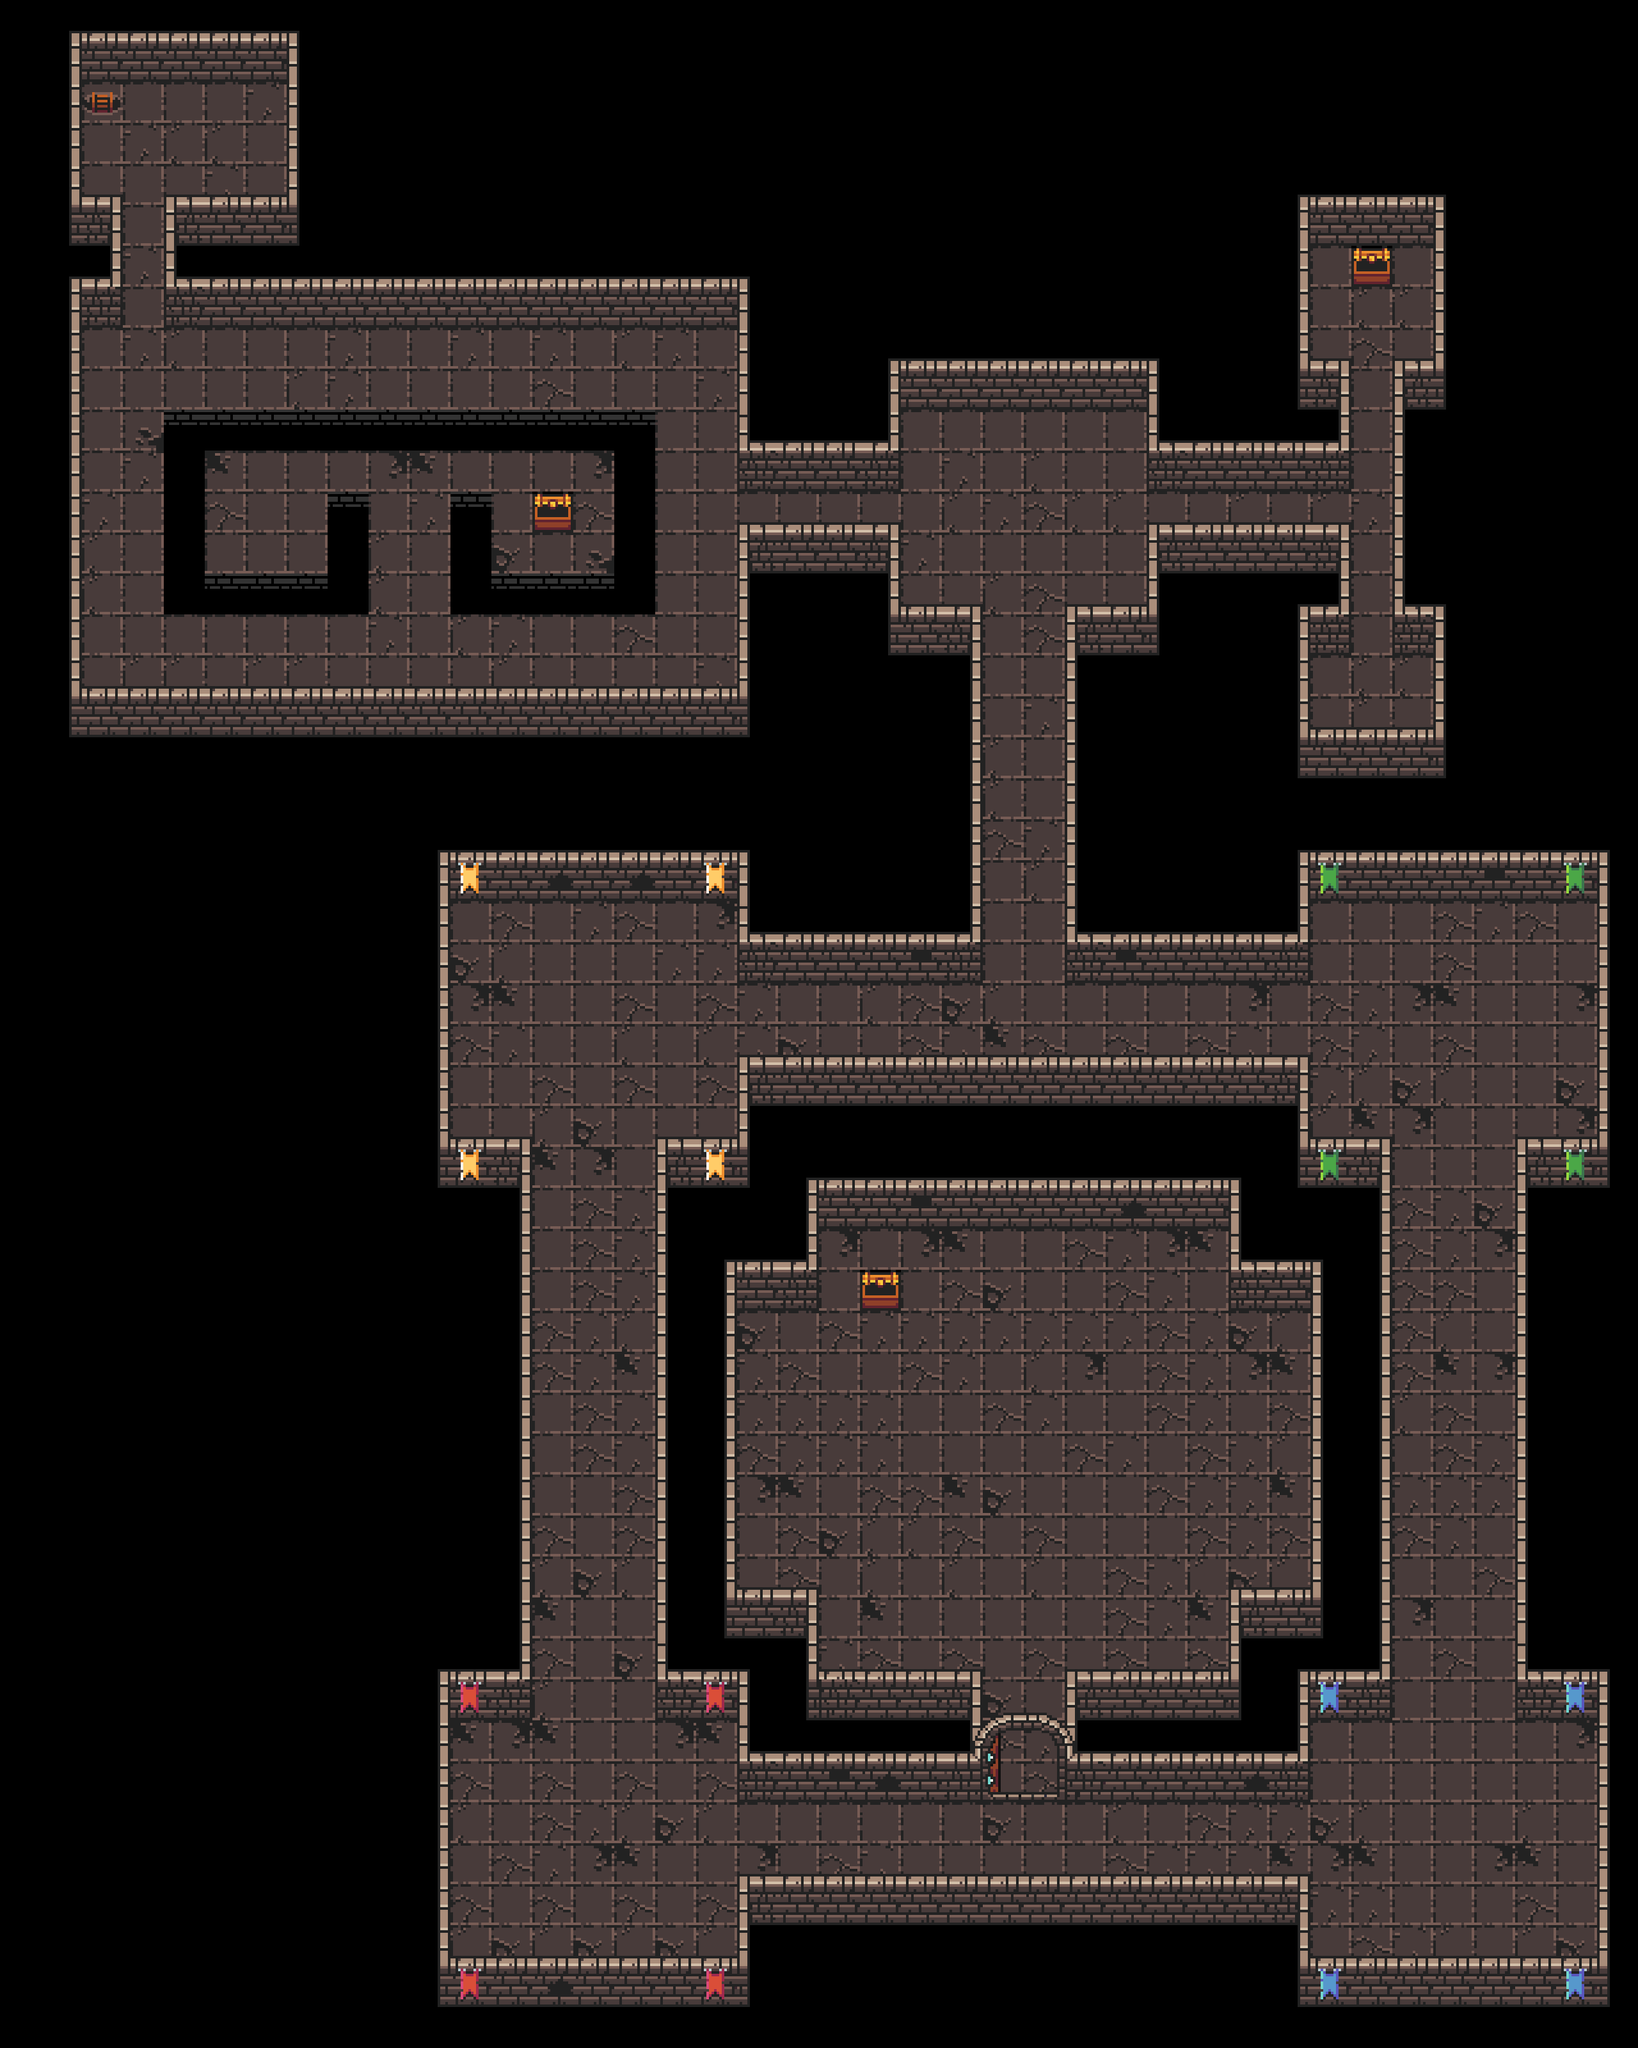

A level layout from a 2D game, rendered from its tile map. Below: a short description, then the map file with tile-grid data replaced by summaries:
An orthogonal 40x50 tile map with 64x64 px tiles, 3 tile layers (Floor tile layer, Wall tile layer, Door tile layer) and 109 objects (22x leftwall, 22x rightwall, 22x bottomwall, 22x topwall, 5x bottomvoid, ...).

<map version="1.2" tiledversion="1.3.1" orientation="orthogonal" renderorder="right-down" compressionlevel="0" width="40" height="50" tilewidth="64" tileheight="64" infinite="0" nextlayerid="7" nextobjectid="130">
 <tileset firstgid="1" name="0x72_DungeonTilesetII_v1.3 - Copy" tilewidth="64" tileheight="64" tilecount="1024" columns="32">
  <image source="0x72_DungeonTilesetII_v1.3 - Copy.png" width="2048" height="2048" />
 </tileset>
 <layer id="1" name="Floor tile layer" width="40" height="50">
  <data>[2000 cells, 1134 non-empty, 22 distinct tile ids]</data>
 </layer>
 <layer id="3" name="Wall tile layer" width="40" height="50">
  <data>[2000 cells, 645 non-empty, 28 distinct tile ids]</data>
 </layer>
 <layer id="4" name="Door tile layer" width="40" height="50">
  <data>[2000 cells, 12 non-empty, 12 distinct tile ids]</data>
 </layer>
 <objectgroup id="2" name="Wall layer">
  <object id="1" type="leftwall" x="816" y="1792" width="16" height="880" />
  <object id="2" type="rightwall" x="1024" y="1792" width="16" height="880" />
  <object id="3" type="leftwall" x="2160" y="1792" width="16" height="880" />
  <object id="4" type="rightwall" x="2368" y="1792" width="16" height="880" />
  <object id="5" type="bottomwall" x="1168" y="1648" width="864" height="80" />
  <object id="6" type="topwall" x="1168" y="1456" width="352" height="80" />
  <object id="7" type="topwall" x="2032" y="1328" width="480" height="80" />
  <object id="8" type="topwall" x="688" y="1328" width="480" height="80" />
  <object id="9" type="bottomwall" x="688" y="3056" width="480" height="80" />
  <object id="10" type="bottomwall" x="2032" y="3056" width="480" height="80" />
  <object id="11" type="bottomwall" x="1168" y="2928" width="864" height="80" />
  <object id="12" type="bottomwall" x="1264" y="2608" width="256" height="80" />
  <object id="13" type="bottomwall" x="1680" y="2608" width="256" height="80" />
  <object id="14" type="bottomwall" x="1936" y="2480" width="128" height="80" />
  <object id="15" type="bottomwall" x="1136" y="2480" width="128" height="80" />
  <object id="16" type="bottomwall" x="1040" y="1776" width="128" height="80" />
  <object id="17" type="bottomwall" x="2032" y="1776" width="128" height="80" />
  <object id="18" type="bottomwall" x="2384" y="1776" width="128" height="80" />
  <object id="19" type="bottomwall" x="688" y="1776" width="128" height="80" />
  <object id="20" type="topwall" x="1136" y="1968" width="128" height="80" />
  <object id="21" type="topwall" x="1264" y="1840" width="672" height="80" />
  <object id="22" type="topwall" x="1936" y="1968" width="128" height="80" />
  <object id="23" type="rightwall" x="2496" y="1408" width="16" height="368" />
  <object id="24" type="rightwall" x="2048" y="2048" width="16" height="432" />
  <object id="25" type="rightwall" x="2496" y="2688" width="16" height="368" />
  <object id="26" type="topwall" x="2384" y="2608" width="128" height="80" />
  <object id="27" type="topwall" x="2032" y="2608" width="128" height="80" />
  <object id="28" type="topwall" x="1680" y="2736" width="352" height="80" />
  <object id="29" type="topwall" x="1168" y="2736" width="352" height="80" />
  <object id="30" type="rightwall" x="1664" y="2624" width="16" height="176" />
  <object id="31" type="leftwall" x="1520" y="2624" width="16" height="176" />
  <object id="32" type="rightwall" x="1920" y="2496" width="16" height="112" />
  <object id="33" type="rightwall" x="1920" y="1920" width="16" height="112" />
  <object id="34" type="leftwall" x="1136" y="2048" width="16" height="432" />
  <object id="35" type="leftwall" x="1264" y="2496" width="16" height="112" />
  <object id="36" type="leftwall" x="1264" y="1920" width="16" height="112" />
  <object id="37" type="leftwall" x="2032" y="2688" width="16" height="112" />
  <object id="38" type="leftwall" x="2032" y="2944" width="16" height="112" />
  <object id="39" type="leftwall" x="688" y="2688" width="16" height="368" />
  <object id="40" type="topwall" x="688" y="2608" width="128" height="80" />
  <object id="41" type="topwall" x="1040" y="2608" width="128" height="80" />
  <object id="42" type="rightwall" x="1152" y="2688" width="16" height="112" />
  <object id="43" type="rightwall" x="1152" y="2944" width="16" height="112" />
  <object id="44" type="rightwall" x="1152" y="1648" width="16" height="128" />
  <object id="45" type="rightwall" x="1152" y="1408" width="16" height="112" />
  <object id="46" type="leftwall" x="688" y="1408" width="16" height="368" />
  <object id="47" type="leftwall" x="2032" y="1408" width="16" height="112" />
  <object id="48" type="leftwall" x="2032" y="1648" width="16" height="128" />
  <object id="54" type="door" x="1536" y="2688" width="128" height="128" />
  <object id="64" type="topwall" x="1680" y="1456" width="352" height="80" />
  <object id="65" type="bottomwall" x="1392" y="944" width="128" height="80" />
  <object id="66" type="bottomwall" x="1680" y="944" width="128" height="80" />
  <object id="67" type="rightwall" x="1664" y="960" width="16" height="560" />
  <object id="68" type="leftwall" x="1520" y="960" width="16" height="560" />
  <object id="69" type="bottomwall" x="1168" y="816" width="224" height="80" />
  <object id="70" type="bottomwall" x="1808" y="816" width="288" height="80" />
  <object id="71" type="bottomwall" x="2032" y="1136" width="224" height="80" />
  <object id="72" type="bottomwall" x="2032" y="560" width="64" height="80" />
  <object id="73" type="bottomwall" x="2192" y="560" width="64" height="80" />
  <object id="74" type="bottomwall" x="112" y="1072" width="1056" height="80" />
  <object id="75" type="bottomwall" x="272" y="304" width="192" height="80" />
  <object id="76" type="bottomwall" x="112" y="304" width="64" height="80" />
  <object id="79" type="topwall" x="272" y="432" width="896" height="80" />
  <object id="80" type="topwall" x="112" y="432" width="64" height="80" />
  <object id="81" type="topwall" x="112" y="48" width="352" height="80" />
  <object id="82" type="topwall" x="1168" y="688" width="224" height="80" />
  <object id="83" type="topwall" x="1392" y="560" width="416" height="80" />
  <object id="84" type="topwall" x="1808" y="688" width="288" height="80" />
  <object id="85" type="topwall" x="2032" y="944" width="64" height="80" />
  <object id="86" type="topwall" x="2192" y="944" width="64" height="80" />
  <object id="87" type="topwall" x="2032" y="304" width="224" height="80" />
  <object id="88" type="leftwall" x="1392" y="832" width="16" height="112" />
  <object id="89" type="leftwall" x="1392" y="640" width="16" height="112" />
  <object id="90" type="leftwall" x="2096" y="576" width="16" height="176" />
  <object id="91" type="leftwall" x="2032" y="384" width="16" height="176" />
  <object id="92" type="leftwall" x="2096" y="832" width="16" height="176" />
  <object id="93" type="leftwall" x="2032" y="1024" width="16" height="112" />
  <object id="94" type="leftwall" x="112" y="512" width="16" height="560" />
  <object id="95" type="leftwall" x="112" y="128" width="16" height="176" />
  <object id="96" type="leftwall" x="176" y="320" width="16" height="176" />
  <object id="98" type="rightwall" x="448" y="128" width="16" height="176" />
  <object id="99" type="rightwall" x="256" y="320" width="16" height="176" />
  <object id="100" type="rightwall" x="1152" y="832" width="16" height="240" />
  <object id="101" type="rightwall" x="1152" y="512" width="16" height="240" />
  <object id="102" type="rightwall" x="1792" y="832" width="16" height="112" />
  <object id="103" type="rightwall" x="1792" y="640" width="16" height="112" />
  </objectgroup>
 <objectgroup id="6" name="Item layer">
  <!-- 4 objects omitted --></objectgroup>
 <objectgroup id="5" name="Door layer">
  <!-- 1 objects omitted --></objectgroup>
</map>
<!-- 23 of 109 objects omitted -->
